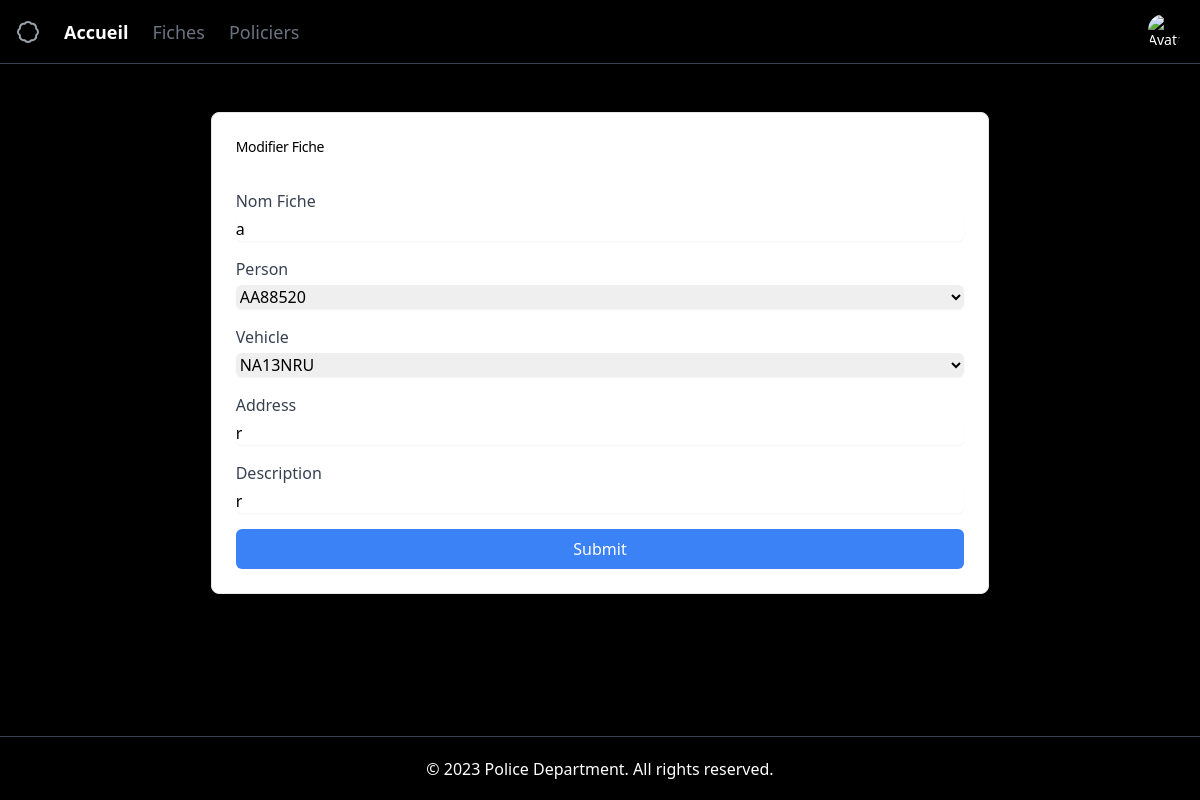
Page /edit-fiche/1 on the committed database.
### models.py (models this page shows)
class FichierDeRecherche(db.Model):
    __tablename__ = 'fichiers_de_recherche'
    id = db.Column(db.Integer, primary_key=True)
    name = db.Column(db.String)
    address = db.Column(db.String)
    description = db.Column(db.String)
    person_cin = db.Column(db.String, db.ForeignKey('persons.cin'))
    vehicle_car_plate = db.Column(db.String, db.ForeignKey('vehicles.car_plate'))
    person = db.relationship("Person", back_populates="fichiers")
    vehicle = db.relationship("Vehicle", back_populates="fichiers")

### app.py (the view, shortened to what this page needs)
@app.route('/edit-fiche/<int:fichier_id>', methods=['GET', 'POST'])
def editfiche(fichier_id):
    session_db = Session()
    fichier = session_db.query(FichierDeRecherche).get(fichier_id)
    return render_template('edit-fiche.html', fichier=fichier)

### templates/edit-fiche.html (shortened to what this page needs)
<!DOCTYPE html>
<html lang="en">
<head>
    <link href="https://cdn.jsdelivr.net/npm/tailwindcss@2.2.19/dist/tailwind.min.css" rel="stylesheet">
</head>
<body>
    <div class="flex flex-col w-full min-h-screen bg-black text-white">
      {% include 'header.html' %}
        <main class="flex-1 overflow-y-auto p-4 space-y-8">
          <div class="grid gap-4 lg:grid-cols-1 justify-items-center" id="osjm23pbyaa">
            <div
              class="rounded-lg border shadow-sm col-span-1 bg-white text-black w-full lg:w-2/3 mx-auto"
              data-v0-t="card"
            >
              <div class="flex flex-col space-y-1.5 p-6 pb-2">
                <h3 class="tracking-tight text-sm font-medium">Modifier Fiche</h3>
              </div>
              <div class="p-6">
                <form action="{{ url_for('editfiche', fichier_id=fichier.id) }}" class="space-y-4" method="POST">
                  <label class="block">
                    <span class="text-gray-700">Nom Fiche</span>
                    <input
                      aria-label="Case ID"
                      class="mt-1 block w-full rounded-md border-gray-300 shadow-sm"
                      type="text"
                      placeholder="Nom de cette fiche"
                      name="nom_fiche"
                      value="{{ fichier.name }}"
                    />
                  </label>
                  <label class="block">
                    <span class="text-gray-700">Person</span>
                    <select id="selectPeople" name="selectedPerson" class="js-example-basic-single mt-1 block w-full rounded-md border-gray-300 shadow-sm" style="width: 100%;">
                        <option value="{{ fichier.person_cin }}">{{ fichier.person_cin }}</option>
                    </select>
                </label>
                <label class="block">
                    <span class="text-gray-700">Vehicle</span>
                    <select id="selectVehicles" name="selectedVehicle" class="js-example-basic-single mt-1 block w-full rounded-md border-gray-300 shadow-sm" style="width: 100%;">
                        <option value="{{ fichier.vehicle_car_plate }}">{{ fichier.vehicle_car_plate }}</option>
                    </select>
                </label>
                  <label class="block">
                    <span class="text-gray-700">Address</span>
                    <input
                      aria-label="Address"
                      class="mt-1 block w-full rounded-md border-gray-300 shadow-sm"
                      type="text"
                      placeholder="Adresse dernière fois vu"
                      name="address"
                      value="{{ fichier.address }}"
                    />
                  </label>
                  <label class="block">
                    <span class="text-gray-700">Description</span>
                    <input
                      aria-label="Description"
                      class="mt-1 block w-full rounded-md border-gray-300 shadow-sm"
                      placeholder="Description de ce qui s'est passé"
                      name="description"
                      value="{{ fichier.description }}"
                    ></input>
                  </label>
                  <button class="w-full bg-blue-500 text-white rounded-md px-4 py-2" type="submit">
                    Submit
                  </button>
                </form>
              </div>
            </div>
          </div>
        </main>
        {% include 'footer.html' %}
      </div>
    </body>
</html>

### rows in the picture
FichierDeRecherche: nom_fiche "a", selectedPerson "AA88520", selectedVehicle "NA13NRU", address "r", description "r"
